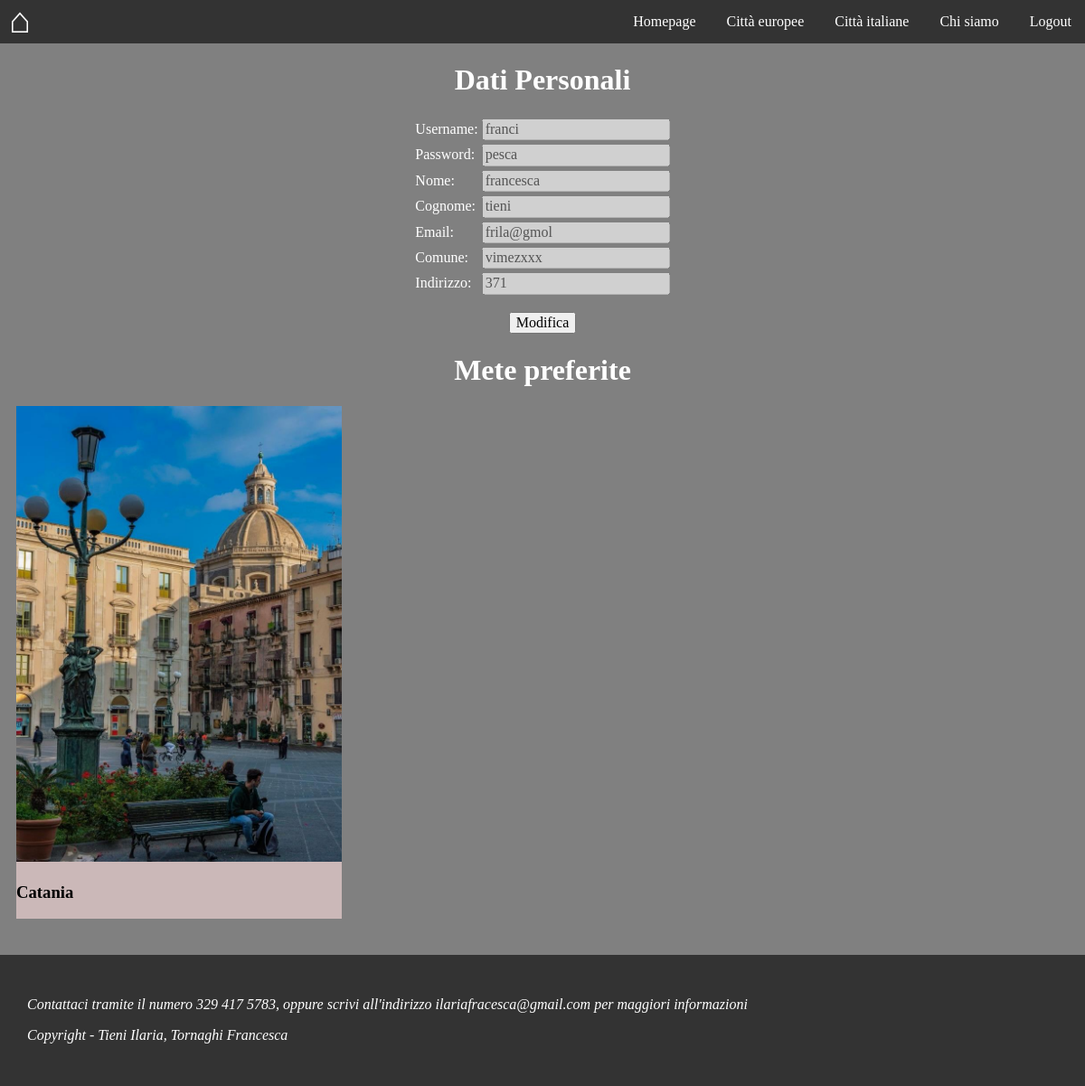
The page /pagine/profilo.php (signed in) on the database its author committed.
### tables this page shows
CREATE TABLE IF NOT EXISTS `utenti` (
  `nome` char(50) DEFAULT NULL,
  `cognome` char(50) DEFAULT NULL,
  `password` char(50) NOT NULL,
  `email` char(50) DEFAULT NULL,
  `username` char(50) NOT NULL,
  `comune` char(50) DEFAULT NULL,
  `indirizzo` char(50) DEFAULT NULL,
  PRIMARY KEY (`username`)
);

### pagine/profilo.php (the view, shortened to what this page needs)
<?php
    $username = $_SESSION["username"];
    require('connessione.php');
    $strmodifica = "Modifica";
    $strconferma = "Conferma";
    $modifica = false;
?>
<!DOCTYPE html>
<html>
<head>
    <link rel="stylesheet" href="https://cdnjs.cloudflare.com/ajax/libs/normalize/8.0.1/normalize.min.css" />
	<link rel="stylesheet" type="text/css" href="../style.css">
</head>
<body>
<header class="header clearfix">
    <a href="https://www.airbnb.it/?c=.pi0.pk182361646_2299084126&gclsrc=aw.ds&&c=.pi0.pk182361646_2299084126&ghost=true&gad_source=1&gclid=EAIaIQobChMIyuqvgMPNhAMVPZODBx3dFAplEAAYASAAEgIrDPD_BwE" class="header_logo">⌂</a>
    <ul class="header_menu animate">
        <li class="header_menu_item"><a href="../index.php">Homepage</a></li>
        <li class="header_menu_item"><a href="Europa.php">Città europee</a></li>
        <li class="header_menu_item"><a href="Italia.php">Città italiane</a></li>
        <li class="header_menu_item"><a href="chi_siamo.php">Chi siamo</a></li>
        <li class="header_menu_item"><a href="logout.php">Logout</a></li>
    </ul>
</header>
<div class="contenuto">
    <h1 style = "text-align: center">Dati Personali</h1>
    <?php
        $sql = "SELECT username, password, nome, cognome, email, comune, indirizzo
            FROM utenti
            WHERE username='$username'";
        $ris = $conn->query($sql) or die("<p>Query fallita!!!</p>");
        $row = $ris->fetch_assoc();
    ?>
    <form action="" method="post">
        <table id="tab_dati_personali" style="margin: auto">
            <tr>
                <td>Username:</td> <td><input class="input_dati_personali" type="text" name="username" value="<?php echo $row["username"]; ?>" disabled="disabled"></td>
            </tr>
            <tr>
                <td>Password:</td> <td><input class="input_dati_personali" type="text" name="password" value="<?php echo $row["password"]; ?>" <?php if(!$modifica) echo "disabled='disabled'"?>></td>
            </tr>
            <tr>
                <td>Nome:</td> <td><input class="input_dati_personali" type="text" name="nome" value="<?php echo $row["nome"]; ?>" <?php if(!$modifica) echo "disabled='disabled'"?>></td>
            </tr>
            <tr>
                <td>Cognome:</td> <td><input type="text" class="input_dati_personali" name="cognome" value="<?php echo $row["cognome"]; ?>" <?php if(!$modifica) echo "disabled='disabled'"?>></td>
            </tr>
            <tr>
                <td>Email:</td> <td><input type="text" class="input_dati_personali" name="email" value="<?php echo $row["email"]; ?>" <?php if(!$modifica) echo "disabled='disabled'"?>></td>
            </tr>
            <tr>
                <td>Comune:</td> <td><input type="text" class="input_dati_personali" name="comune" value="<?php echo $row["comune"]; ?>" <?php if(!$modifica) echo "disabled='disabled'"?>></td>
            </tr>
            <tr>
                <td>Indirizzo:</td> <td><input type="text" class="input_dati_personali" name="indirizzo" value="<?php echo $row["indirizzo"]; ?>" <?php if(!$modifica) echo "disabled='disabled'"?>></td>
            </tr>
        </table>
        <p style="text-align: center">
            <input type="submit" name="pulsante_modifica" value="<?php if($modifica==false) echo $strmodifica; else echo $strconferma; ?>">
        </p>
    </form>
    <h1 style = "text-align: center">Mete preferite</h1>
    <div class="cards">
        <?php
            require("connessione.php");
            $sql = "SELECT città.cod, città.nome, stato_regione, foto
                    FROM utenti JOIN preferiti ON utenti.username = preferiti.username
                                    JOIN città ON preferiti.cod = città.cod
                    WHERE utenti.username='$username'";
            $ris = $conn->query($sql) or die("<p>Query fallita</p>");
            if ($ris->num_rows == 0) {
                echo "<p>Non ci sono mete preferite</p>";
            }else{
                    foreach($ris as $riga){
                        $cod = $riga["cod"];
                        $nome = $riga["nome"];
                        $foto = $riga["foto"];
                        echo <<<EOD
                        <div class="card">
                            <a href="città.php?cod=$cod"><img class="card_image" src="../immaginii/$foto" alt="$nome"></a>
                            <h3>$nome</h3>
                        </div>
                        EOD;
                    }
            }
        ?>
    </div>
</div>
</body>
    <?php
        require("footer.php");
    ?>
</html>

### pagine/footer.php
<?php
    echo <<<EOD
        <div class="footer">
            <em>
                <p> Contattaci tramite il numero 329 417 5783, oppure scrivi all'indirizzo ilariafracesca@gmail.com per maggiori informazioni</p>
                <p> Copyright - Tieni Ilaria, Tornaghi Francesca</p>
            </em>
        </div>
    EOD;
?>

### style.css (style rules this page uses)
html,body { height: 100%; }
body { background: grey; font-family: Georgia, 'Times New Roman', Times, serif; color: #fff }
.animate { -webkit-transition: all 0.3s ease-out; transition: all 0.3s ease-out; }
.header { background: #333; }
.header_logo { color: #fff; float: left center; text-decoration: none; font-size: 40px; padding: 10px; }
.header_menu { float: right; margin:0; padding: 0 }
.header_menu_item { display: inline-block; }
.header_menu_item a { color: #fff; display: block; padding: 15px; text-decoration: none; }
.cards { display: flex; flex-wrap: wrap; }
.card { width: 30%; margin: 0 1.5%; background: #cbb8b8; color: #000 }
.card_image { width: 100%;height: auto; }
.footer { background: #333; padding: 30px ; color: #fff; margin-top: 40px; }
.clearfix:after { visibility: hidden; display: block; font-size: 0; content: " "; clear: both; height: 20 ; }
.clearfix { display: inline-block; }
.clearfix { display: block; }
*::before, *::after { -webkit-box-sizing: border-box; -moz-box-sizing: border-box; box-sizing: border-box; }

### rows shown on the page
utenti: username "franci", password "pesca", nome "francesca", cognome "tieni", email "frila@gmol", comune "vimezxxx", indirizzo "371"
città: foto (picture), nome "Catania"
